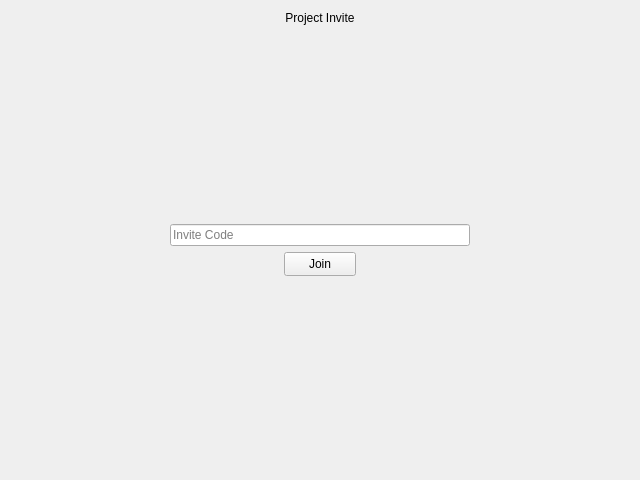
<?xml version="1.0" encoding="UTF-8"?>
<ui version="4.0">
 <class>ProjectInviteWidget</class>
 <widget class="QWidget" name="ProjectInviteWidget">
  <property name="geometry">
   <rect>
    <x>0</x>
    <y>0</y>
    <width>640</width>
    <height>480</height>
   </rect>
  </property>
  <property name="windowTitle">
   <string>Form</string>
  </property>
  <property name="styleSheet">
   <string notr="true"/>
  </property>
  <layout class="QVBoxLayout" name="verticalLayout">
   <item>
    <widget class="QLabel" name="label_3">
     <property name="text">
      <string>Project Invite</string>
     </property>
     <property name="alignment">
      <set>Qt::AlignCenter</set>
     </property>
    </widget>
   </item>
   <item>
    <spacer name="verticalSpacer_9">
     <property name="orientation">
      <enum>Qt::Vertical</enum>
     </property>
     <property name="sizeHint" stdset="0">
      <size>
       <width>20</width>
       <height>181</height>
      </size>
     </property>
    </spacer>
   </item>
   <item>
    <layout class="QHBoxLayout" name="horizontalLayout_8">
     <item>
      <spacer name="horizontalSpacer_7">
       <property name="orientation">
        <enum>Qt::Horizontal</enum>
       </property>
       <property name="sizeHint" stdset="0">
        <size>
         <width>40</width>
         <height>20</height>
        </size>
       </property>
      </spacer>
     </item>
     <item>
      <layout class="QVBoxLayout" name="verticalLayout_12">
       <item>
        <widget class="QLineEdit" name="lineEdit_3">
         <property name="minimumSize">
          <size>
           <width>300</width>
           <height>0</height>
          </size>
         </property>
         <property name="placeholderText">
          <string>Invite Code</string>
         </property>
        </widget>
       </item>
       <item alignment="Qt::AlignHCenter">
        <widget class="QPushButton" name="pushButton_6">
         <property name="styleSheet">
          <string notr="true">QPushButton {
	padding: 4px 24px;
}

QPushButton:hover {
	background-color: rgb(4, 177, 217);
}</string>
         </property>
         <property name="text">
          <string>Join</string>
         </property>
        </widget>
       </item>
      </layout>
     </item>
     <item>
      <spacer name="horizontalSpacer_8">
       <property name="orientation">
        <enum>Qt::Horizontal</enum>
       </property>
       <property name="sizeHint" stdset="0">
        <size>
         <width>40</width>
         <height>20</height>
        </size>
       </property>
      </spacer>
     </item>
    </layout>
   </item>
   <item>
    <spacer name="verticalSpacer_8">
     <property name="orientation">
      <enum>Qt::Vertical</enum>
     </property>
     <property name="sizeHint" stdset="0">
      <size>
       <width>20</width>
       <height>193</height>
      </size>
     </property>
    </spacer>
   </item>
  </layout>
 </widget>
 <resources/>
 <connections/>
</ui>
